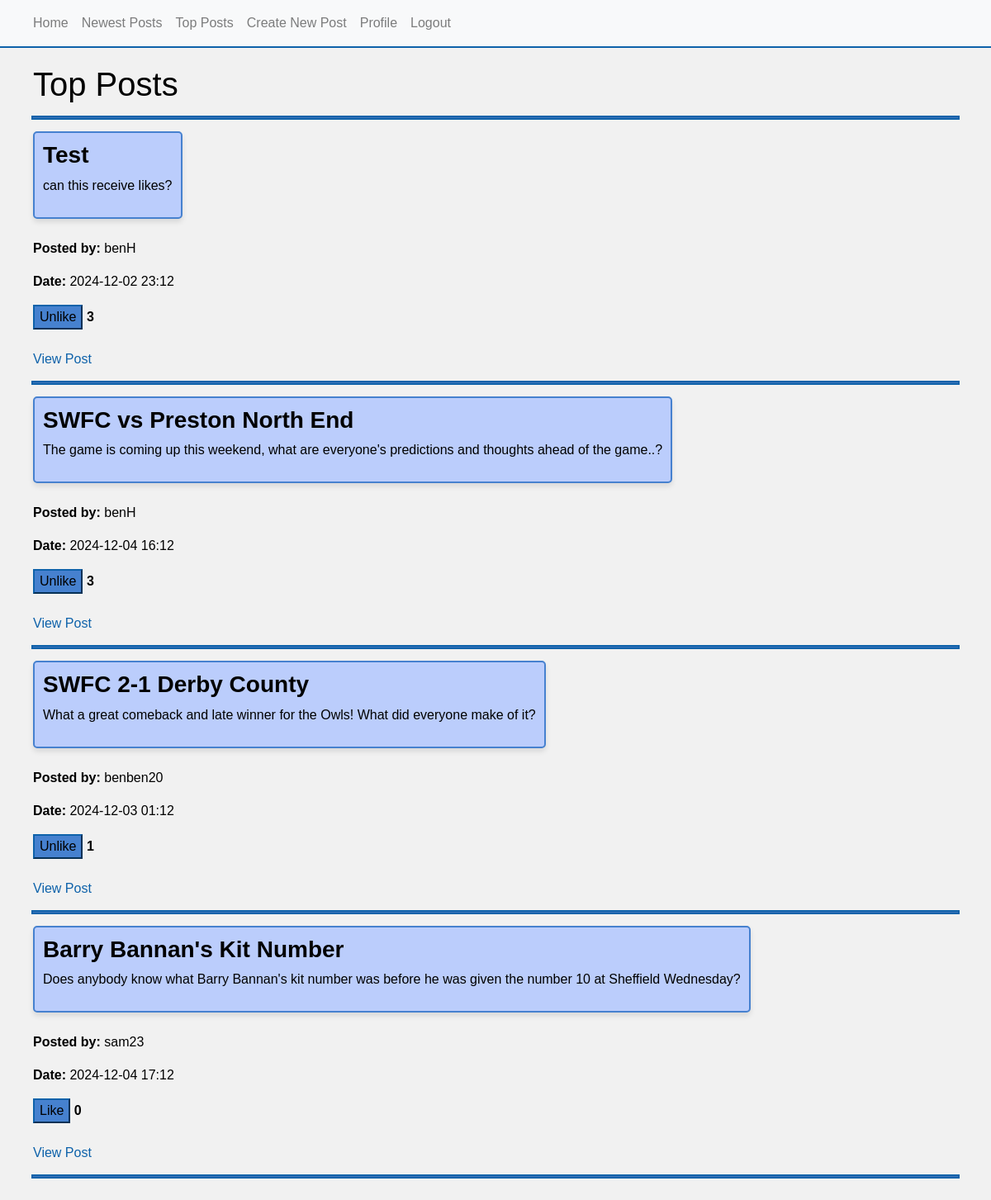
Page /top_posts (signed in) on the committed database.
### app/models.py (models this page shows, shortened)
class Post(db.Model):
    id = db.Column(db.Integer, primary_key=True) # Primary key
    title = db.Column(db.String(100), nullable=False) # Title of post
    content = db.Column(db.Text, nullable=False) # Content of post
    post_date = db.Column(db.DateTime, default=datetime.utcnow) # Date and time of post
    user_id = db.Column(db.Integer, db.ForeignKey('user.id'), nullable=False) # Foreign key linking to user of the post
    replies = db.relationship('Reply', backref='post', lazy=True) # One-to-many relationship
    likes_count = db.Column(db.Integer, default=0) # Tracks number of likes on a post
    user_likes = db.relationship('User', secondary=likes, back_populates='liked_posts') # Many-to-many relationship

class User(db.Model, UserMixin):
    id = db.Column(db.Integer, primary_key=True) # Primary key
    username = db.Column(db.String(30), unique=True, nullable=False) # Unique username
    email = db.Column(db.String(100), unique=True, nullable=False) # Unique email
    hashed_password = db.Column(db.String(100), nullable=False) # Hash for secure password
    posts = db.relationship('Post', backref='author', lazy=True) # One-to-many relationship
    replies = db.relationship('Reply', backref='author', lazy=True) # One-to-many relationship
    liked_posts = db.relationship('Post', secondary=likes, back_populates='user_likes') # Many-to-many relationship

### app/views.py (the view)
@app.route('/top_posts', methods=['GET'])
def top_posts():
   posts = Post.query.order_by(Post.likes_count.desc()).all()
   liked_posts = [post.id for post in posts if current_user in post.user_likes]
   return render_template('view_posts.html', posts=posts, liked_posts=liked_posts, filter="top")

### app/__init__.py (called while the page is built)
@login_manager.user_loader
def load_user(user_id):
    return User.query.get(int(user_id))

### app/templates/view_posts.html (shortened to what this page needs)
{% extends "base.html" %}
{% block content %}
<h1>
   {% if filter == "new" %}
      Newest Posts
   {% else %}
      Top Posts
   {% endif %}
</h1>
<hr>
<div >
    {% for post in posts %}
    <div>
        <div class="post-group">
           <h3><b>{{ post.title }}</b></h3>
           <p>{{ post.content }}</p>
        </div class="post-group">
        <br>
        <br>
        <p><b>Posted by:</b> {{ post.author.username }}</p>
        <p><b>Date:</b> {{ post.post_date.strftime('%Y-%m-%d %H:%m') }}</p>
        <button class="like-btn {% if post.id in liked_posts %}liked{% endif %}" data-post-id="{{ post.id }}" aria-label="Like this post">
           {% if post.id in liked_posts %}Unlike{% else %}Like{% endif %}
        </button>
        <b><span id="like-count-{{ post.id }}">{{ post.likes_count or 0}}</span></b>
        <br>
        <br>
        <a href="{{ url_for('view_post', post_id=post.id) }}">View Post</a>
    </div>
    <hr>
    {% endfor %}
</div>
{% endblock %}

### app/static/style.css (style rules this page uses)
body { font-family: 'Arial', sans-serif; color: #000000; background-color: #f1f1f1; }
button, .like-btn { background-color: #4681cf; border-color: #0e62aa; }
a { color: #0e62aa; text-decoration: none; }
hr { background-color: #4681cf; outline: 2px solid #0e62aa; }
.post-group { background-color: #bbcdfc; display: inline-block; padding: 10px; border-radius: 5px; border: 2px solid #4681cf; box-shadow: 0 4px 6px rgba(0, 0, 0, 0.1); }

### rows in the picture
Post: title "Test", content "can this receive likes?", author.username "benH", post_date "2024-12-02 23:12", shows "Unlike", likes_count "3"
Post: title "SWFC vs Preston North End", content "The game is coming up this weekend, what are everyone's predictions and thoughts ahead of the game..?", author.username "benH", post_date "2024-12-04 16:12", shows "Unlike", likes_count "3"
Post: title "SWFC 2-1 Derby County", content "What a great comeback and late winner for the Owls! What did everyone make of it?", author.username "benben20", post_date "2024-12-03 01:12", shows "Unlike", likes_count "1"
Post: title "Barry Bannan's Kit Number", content "Does anybody know what Barry Bannan's kit number was before he was given the number 10 at Sheffield Wednesday?", author.username "sam23", post_date "2024-12-04 17:12", shows "Like", likes_count "0"
